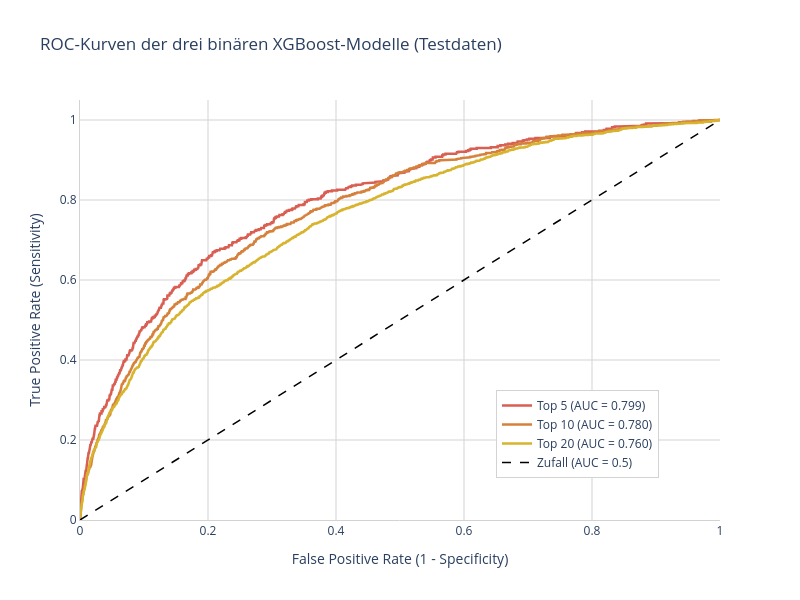

Notebook cell for this chart:
### Markdown cell above
## ROC-Kurve
In dieser Zelle werden für die drei binären Modelle (Top5, Top10, Top20) die ROC-Kurven auf den Testdaten berechnet und zusammen mit einer Referenzlinie für zufälliges Raten in einem gemeinsamen Plot dargestellt.

### Code cell
import plotly.graph_objects as go
from sklearn.metrics import roc_curve, auc

fig = go.Figure()

# Passende Farben aus Ihrem vorherigen Plotly-Chart
colors = {'y_top5': '#d95f52', 'y_top10': '#d5813b', 'y_top20': '#d8b32e'}
display_names = {'y_top5': 'Top 5', 'y_top10': 'Top 10', 'y_top20': 'Top 20'}

# ROC-Kurve für jedes der drei Modelle berechnen und plotten
for name in targets.keys():
    # Wir werten auf den Testdaten aus
    y_true = targets[name]["test"]
    y_score = test_probs[name]
    
    fpr, tpr, _ = roc_curve(y_true, y_score)
    roc_auc = auc(fpr, tpr)
    
    fig.add_trace(go.Scatter(
        x=fpr, y=tpr, 
        mode='lines', 
        name=f'{display_names[name]} (AUC = {roc_auc:.3f})',
        line=dict(color=colors[name], width=2.5)
    ))

# Diagonale Referenzlinie (Zufälliges Raten)
fig.add_trace(go.Scatter(
    x=[0, 1], y=[0, 1], 
    mode='lines', 
    name='Zufall (AUC = 0.5)',
    line=dict(color='black', width=1.5, dash='dash')
))

# Layout anpassen
fig.update_layout(
    title='ROC-Kurven der drei binären XGBoost-Modelle (Testdaten)',
    xaxis_title='False Positive Rate (1 - Specificity)',
    yaxis_title='True Positive Rate (Sensitivity)',
    width=800,
    height=600,
    plot_bgcolor='white',
    legend=dict(x=0.65, y=0.1, bordercolor='lightgray', borderwidth=1)
)

fig.update_xaxes(showline=True, linewidth=1, linecolor='lightgray', gridcolor='lightgray', range=[0, 1])
fig.update_yaxes(showline=True, linewidth=1, linecolor='lightgray', gridcolor='lightgray', range=[0, 1.05])

fig.show()

### Figure 1 — Plotly figure (JSON) as saved in the notebook; plotly's stock layout.template omitted (floating-point values rounded to 4 significant figures; data arrays with more than 128 entries replaced by an {"elided": "..."} marker saying what was removed)
{"data": [{"line": {"color": "#d95f52", "width": 2.5}, "mode": "lines", "name": "Top 5 (AUC = 0.799)", "type": "scatter", "x": {"elided": "1015 float values"}, "y": {"elided": "1015 float values"}}, {"line": {"color": "#d5813b", "width": 2.5}, "mode": "lines", "name": "Top 10 (AUC = 0.780)", "type": "scatter", "x": {"elided": "1907 float values"}, "y": {"elided": "1907 float values"}}, {"line": {"color": "#d8b32e", "width": 2.5}, "mode": "lines", "name": "Top 20 (AUC = 0.760)", "type": "scatter", "x": {"elided": "3392 float values"}, "y": {"elided": "3392 float values"}}, {"line": {"color": "black", "dash": "dash", "width": 1.5}, "mode": "lines", "name": "Zufall (AUC = 0.5)", "type": "scatter", "x": [0, 1], "y": [0, 1]}], "layout": {"height": 600, "legend": {"bordercolor": "lightgray", "borderwidth": 1, "x": 0.65, "y": 0.1}, "plot_bgcolor": "white", "title": {"text": "ROC-Kurven der drei binären XGBoost-Modelle (Testdaten)"}, "width": 800, "xaxis": {"gridcolor": "lightgray", "linecolor": "lightgray", "linewidth": 1, "range": [0, 1], "showline": true, "title": {"text": "False Positive Rate (1 - Specificity)"}}, "yaxis": {"gridcolor": "lightgray", "linecolor": "lightgray", "linewidth": 1, "range": [0, 1.05], "showline": true, "title": {"text": "True Positive Rate (Sensitivity)"}}}}
